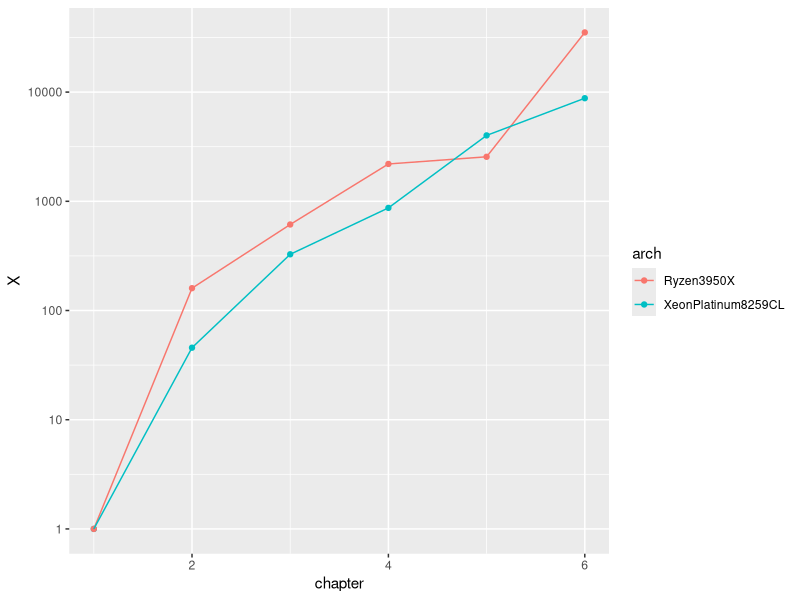

This figure's R source:
library(tidyverse)
read_csv("result.csv") %>%
  ggplot(aes(x=chapter, y=X, color=arch)) +
  geom_point() +
  geom_line() +
  scale_y_log10()
